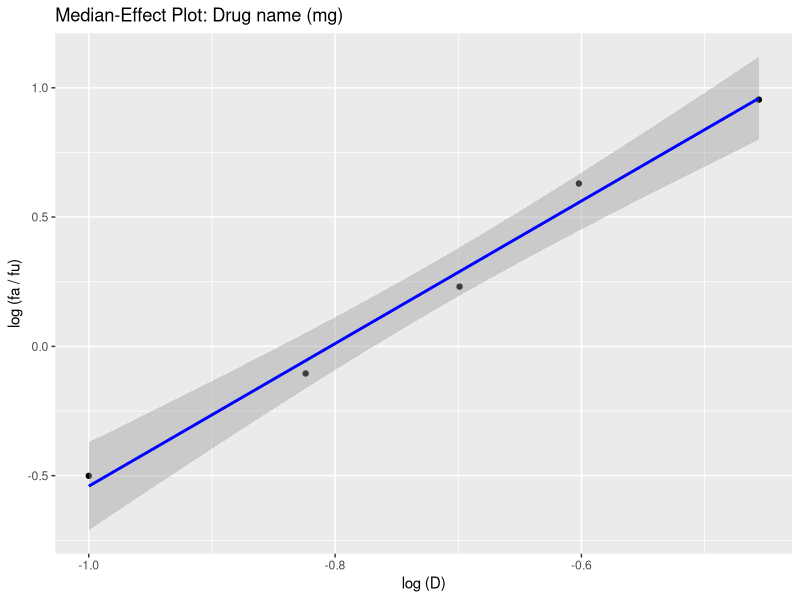
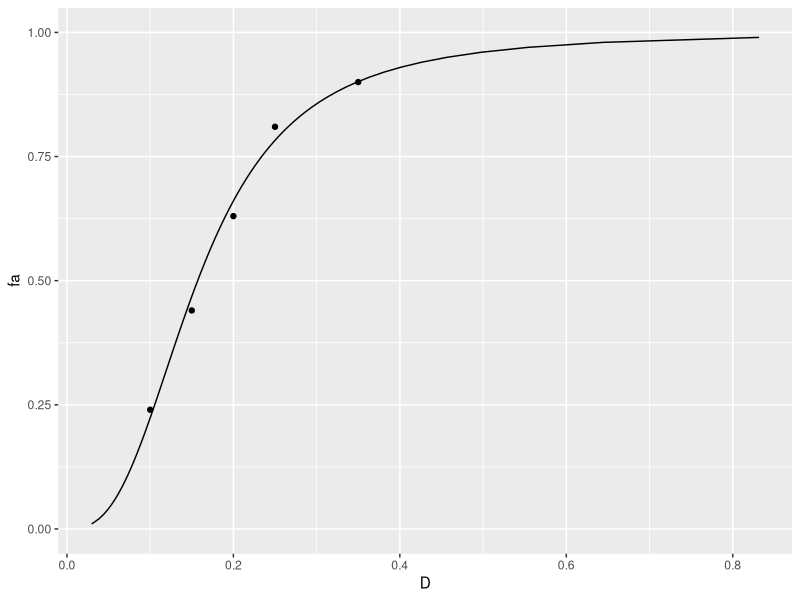

These figures' R source, in order: (Note: this script raises an error after producing the figures.)
#
# R package for Median Effect principle calculations and plots
#
# Requires
# - knitr (for kable)
# - ggplot2
#
#
# Class: drug_effects
#
# Single drug series
# - vector of doses (D)
# - vector of fraction affected (fa)
# - drug name  (name)
# - drug units (units)
# - Calculated: Dm, m, R^2, R, log10(D), log10(fa / (1-fa))
#
#
# Combination drug series, constant ratio
# - ADD: ratio: drug 1 / drug 2 (ratio)
# - ADD: drug 2 name  (name2)
# - ADD: drug 2 units (units2)
#
#
# Combination drug series, non-constant ratio
# - vector of drug 1 doses (D1)
# - vector of drug 2 doses (D2)
# - vector of fraction affected (fa)
# - drug 1 name  (name)
# - drug 1 units (units)
# - drug 2 name  (name2)
# - drug 2 units (units2)
#
#
# Methods:
#
# - print() / export()
# - calculate fa from D
# - calculate D from fa
# - sigmoidal: plot fa versus D
# - linear:    plot log10(fa / (1-fa)) versus log10(D)
#
# - fa-CI plot from drug 1, drug 2, constant / non-constant ratio combo
# - isobologram?
# - print() / export() combo analysis


# Drug effects object constructor: for single drugs and constant ratio combinations
new_drug_effects <- function(D = double(), fa = double(), name = "", units = "", ratio = double(), name2 = "", units2 = "") {
  stopifnot(is.double(D), is.double(fa), is.double(ratio))
  
  values <- list(D = D, fa = fa, name = name, units = units)
  class <- c("drug_effects")
  
  if (length(ratio) != 0) {
    values <- c(values, list(ratio = ratio, name2 = name2, units2 = units2))
    class <- append("combo_drug_effects", class)
  }
  
  structure(values, class = class)
}

# Drug effects object validator + statistics calculator
validate_drug_effects <- function(x) {
  D  <- x$D
  fa <- x$fa
  ratio <- x$ratio
  
  if (!all(!is.na(D) & D > 0.0)) { stop("All doses `D` must be non-missing and greater than zero", call. = FALSE) }
  if (!all(!is.na(fa) & fa > 0.0 & fa < 1.0)) { stop("All fraction affected `fa` must be non-missing, greater than zero, and less than one", call. = FALSE) }
  if (length(D) != length(fa)) { stop("The number of doses must equal the number of fraction affected", call. = FALSE) }
  if (length(D) < 2) { stop("There must be at least two dose / fraction affected points", call. = FALSE) }
  
  if (length(ratio) != 0) {
    if (length(ratio) != 1) { stop("Only a single constant ratio can be used", call. = FALSE) }
    if (ratio < 0) { stop("The ratio of drug1 / drug2 must be non-negative", call. = FALSE) }
  }
  
  # Do the statistical calculations; add more elements to x
  x$log_D     <- log10(x$D)
  x$log_fa_fu <- log10(x$fa / (1-x$fa))
  
  fit  <- stats::lm(log_fa_fu ~ log_D, data = data.frame(list(log_D = x$log_D, log_fa_fu = x$log_fa_fu)))
  
  x$b  <- unname(fit$coefficients[1])
  x$m  <- unname(fit$coefficients[2])
  x$Dm <- unname(10^(-x$b/x$m))
  x$R2 <- unname(summary(fit)$r.squared)
  x$R  <- unname(sqrt(x$R2)) * sign(x$m) # m should always be positive, but just in case

  x # return the validated and augmented object
}


# Single drug object helper
drug_effects <- function(D = double(), fa = double(), name = "", units = "", ratio = double(), name2 = "", units2 = "") {
  D <- as.double(D)
  fa = as.double(fa)
  name = as.character(name)
  units = as.character(units)
  ratio = as.double(ratio)
  name2 = as.character(name2)
  units2 = as.character(units2)
  validate_drug_effects(new_drug_effects(D, fa, name, units, ratio, name2, units2))
}


# Add print for drug_effects display
print.drug_effects <- function(x, ..., stats = TRUE) {
  
  D <- x$D
  fa <- x$fa
  name <- x$name
  units <- x$units
  
  log_D <- log10(D)
  log_fa_fu <- log10(fa / (1-fa))
  
  df <- data.frame(list(D = D, fa = fa, log_D = log_D, log_fa_fu = log_fa_fu))
  
  if (x$name  != "") { cat("Drug: ", name, "\n", sep = '') }
  if (x$units != "") { cat("Units: ", units, "\n", sep = '')}
  
  print(knitr::kable(df))
  
  if (stats) { cat('\nDm: ', x$Dm, '\nm: ', x$m, '\nR2: ', x$R2, '\nR: ', x$R, sep = '') }
}


plot.drug_effects <- function(x, y, ..., color = 'blue') {
  title <- "Median-Effect Plot"
  if (x$name != "") { title <- paste0(title, ": ", x$name) }
  if (x$units != "") { title <- paste0(title, " (", x$units, ")") }

    df <- data.frame(list(D = x$D, fa = x$fa, log_D = x$log_D, log_fa_fu = x$log_fa_fu))

  g <- ggplot2::ggplot(
    data = df,
    ggplot2::aes(log_D, log_fa_fu)
  ) +
    ggplot2::geom_point() +
    ggplot2::stat_smooth(method = "lm", color = color) +
    ggplot2::xlab("log (D)") +
    ggplot2::ylab("log (fa / fu)") +
    ggplot2::ggtitle(title)

  g
}


dose_effect_plot <- function(drug, from = 0.01, to = 0.99, by = 0.01) {
  if (!inherits(drug, "drug_effects")) {
    stop(
      "This requires a drug dose/fa object",
      call. = FALSE
    )
  }
  
  calc_d <- function(fa, m, Dm) { Dm*(fa / (1 - fa))^(1/m) }
  
  m  <- drug$m
  Dm <- drug$Dm
  
  df <- data.frame(list(D = drug$D, fa = drug$fa))
  
  fa <- seq(from = from, to = to, by = by)
  df2 <- data.frame(list(D = calc_d(fa, m, Dm), fa = fa))
  g <- ggplot2::ggplot(data = df2, ggplot2::aes(D, fa)) +
    ggplot2::geom_line() +
    ggplot2::geom_point(data = df, ggplot2::aes(D, fa)) +
    ggplot2::coord_cartesian(ylim = c(0,1))
  
  g
}



# df <- dplyr::tribble(
#   ~D, ~fa,
#   0.1, 0.24,
#   0.15, 0.44,
#   0.2, 0.63,
#   0.25, 0.81,
#   0.35, 0.9
# )
# 
# 
# df <- dplyr::tribble(
#   ~D, ~fa,
#   0.002, 0.429,
#   0.004, 0.708,
#   0.005, 0.761,
#   0.01, 0.882,
#   0.02, 0.932
# )
# 
# df <- dplyr::tribble(
#   ~D, ~fa,
#   0.05, 0.055,
#   0.1, 0.233,
#   0.2, 0.301,
#   0.5, 0.559,
#   1, 0.821,
#   2, 0.953
# )


D  <- c(0.10, 0.15, 0.20, 0.25, 0.35)
fa <- c(0.24, 0.44, 0.63, 0.81, 0.90)

d <- drug_effects(D = D, fa = fa, name = 'Drug name', units = 'mg')
d

d2 <- drug_effects(D = D, fa = fa, name = 'Drug name', units = 'mg', ratio = 1)

plot(d)

dose_effect_plot(d)

# str(d)
# class(d)
# inherits(d, "drug_effects")
# unclass(d)









calc_fa <- function(D, m, Dm) {
  1 / (1 + ((Dm / D)^m))
}

calc_d <- function(fa, m, Dm) {
  Dm*(fa / (1 - fa))^(1/m)
}



df %>% ggplot(aes(D, fa)) + geom_point() + theme_bw()

df %>% ggplot(aes(log_D, log_fa_fu)) + geom_point() + stat_smooth(method = "lm", col = "blue") + theme_bw()

fa <- seq(from = 0.01, to = 0.99, by = 0.01)
df2 <- as.data.frame(list(D = calc_d(fa, m, Dm), fa = fa))
df2 %>% ggplot(aes(D, fa)) + geom_line() + theme_bw() + coord_cartesian(ylim = c(0,1))

# df2 %>% mutate(log_D = log10(D), log_fa_fu = log10(fa / (1-fa))) %>% ggplot(aes(log_D, log_fa_fu)) + geom_line()






